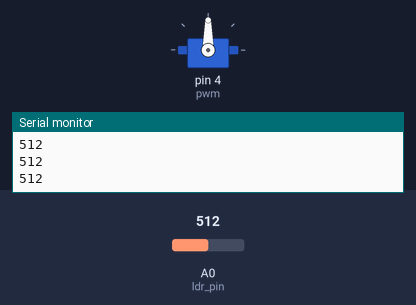
A sketch run on a simulated Arduino Uno, built with avr-gcc and run on an emulated ATmega328P. On the bench: servo, the last lines printed to the serial monitor. The inputs (shaded band) are chosen by the test bench; at power-on: A0 (ldr_pin) = 512.

Above: at 1.3 s.
1.4 s: A0 (ldr_pin) set to 716
At 2.6 s:
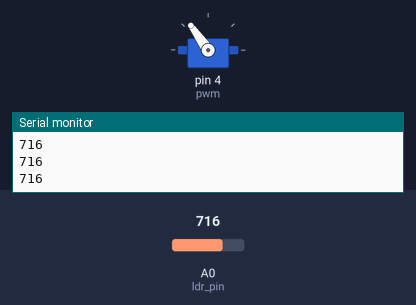
3.0 s: A0 (ldr_pin) set to 900
At 3.8 s:
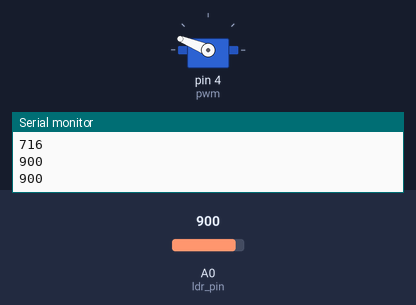
4.5 s: A0 (ldr_pin) set to 1023
At 5.0 s:
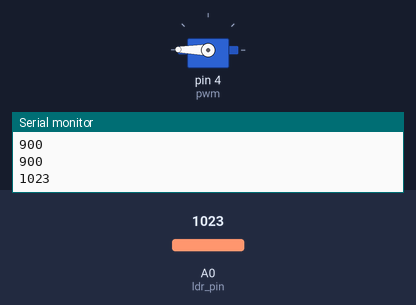
6.0 s: A0 (ldr_pin) set to 306
At 7.2 s:
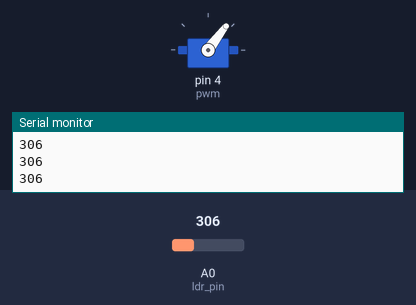
7.5 s: A0 (ldr_pin) set to 122
At 8.6 s:
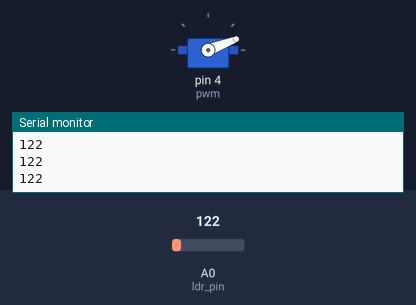
9.0 s: A0 (ldr_pin) set to 0
At 9.8 s:
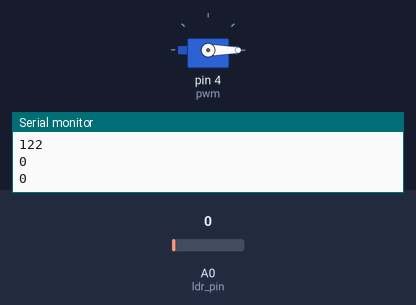
Timing chart, 0 to 11.5 s (numbered marks = the images above; inputs shaded):
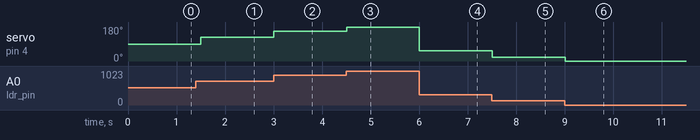

Measured:
- after the input at 1.4 s, servo on pin 4 (pwm): 90° → 125° after 0.10 s
- after the input at 3.0 s, servo on pin 4 (pwm): 125° → 158° at once
- after the input at 4.5 s, servo on pin 4 (pwm): 158° → 179° at once
- after the input at 6.0 s, servo on pin 4 (pwm): 179° → 53° at once
- after the input at 7.5 s, servo on pin 4 (pwm): 53° → 21° at once
- after the input at 9.0 s, servo on pin 4 (pwm): 21° → 0° at once

The sketch:

Motor_spin_with_light.ino
```cpp
#include<Servo.h>
Servo myservo;
int pwm =4;
int ldr_pin = A0;
int analogValue=0;
int motorValue=0;
void setup() {
  // put your setup code here, to run once:
  Serial.begin(9600);
  myservo.attach(pwm);

}

void loop() {
  // put your main code here, to run repeatedly:
  analogValue = analogRead(ldr_pin);
  Serial.println(analogValue);
  motorValue=map(analogValue, 0, 1024, 0, 180);
  myservo.write(motorValue);
  delay(500);
}
```
